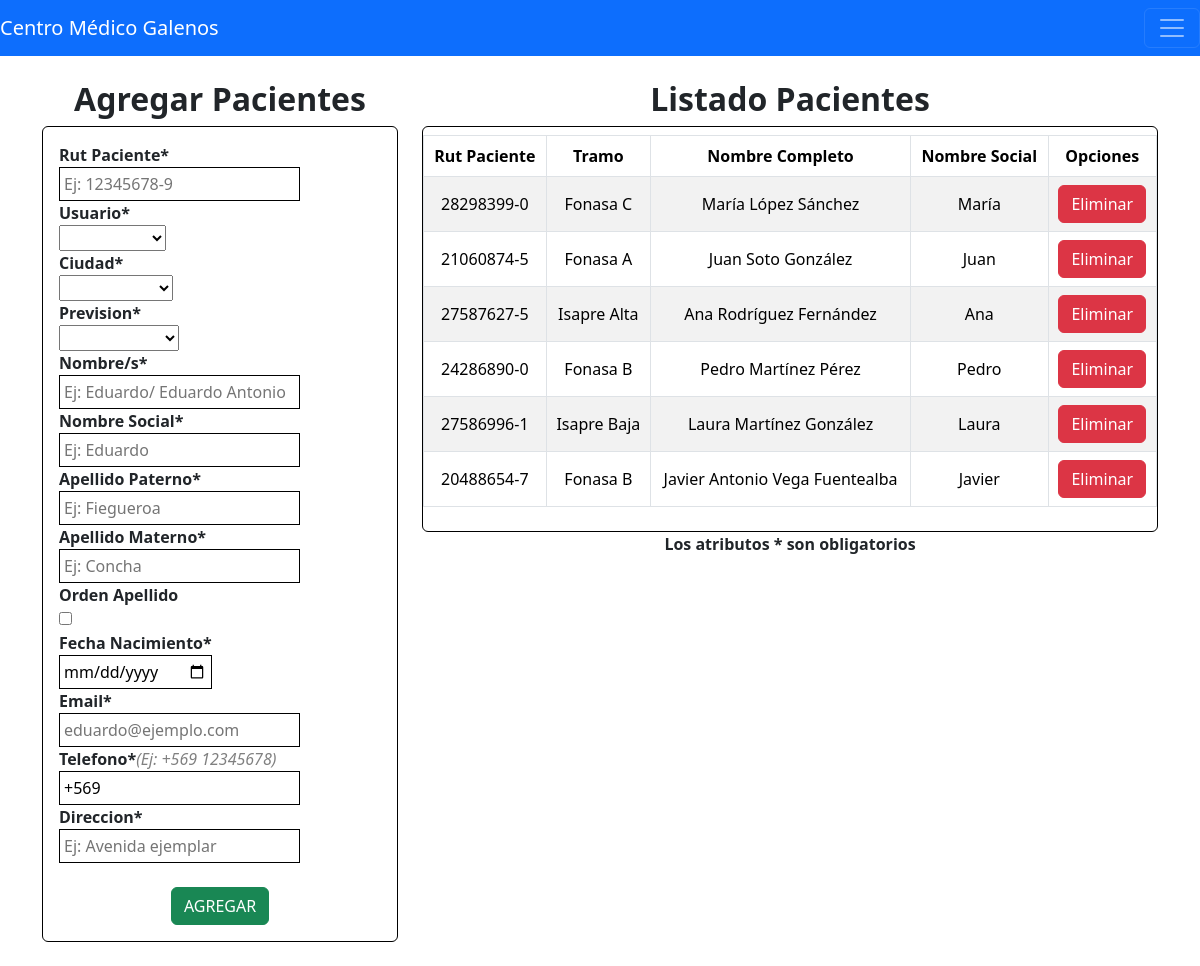
Page /Pacientes on the earlier database version.
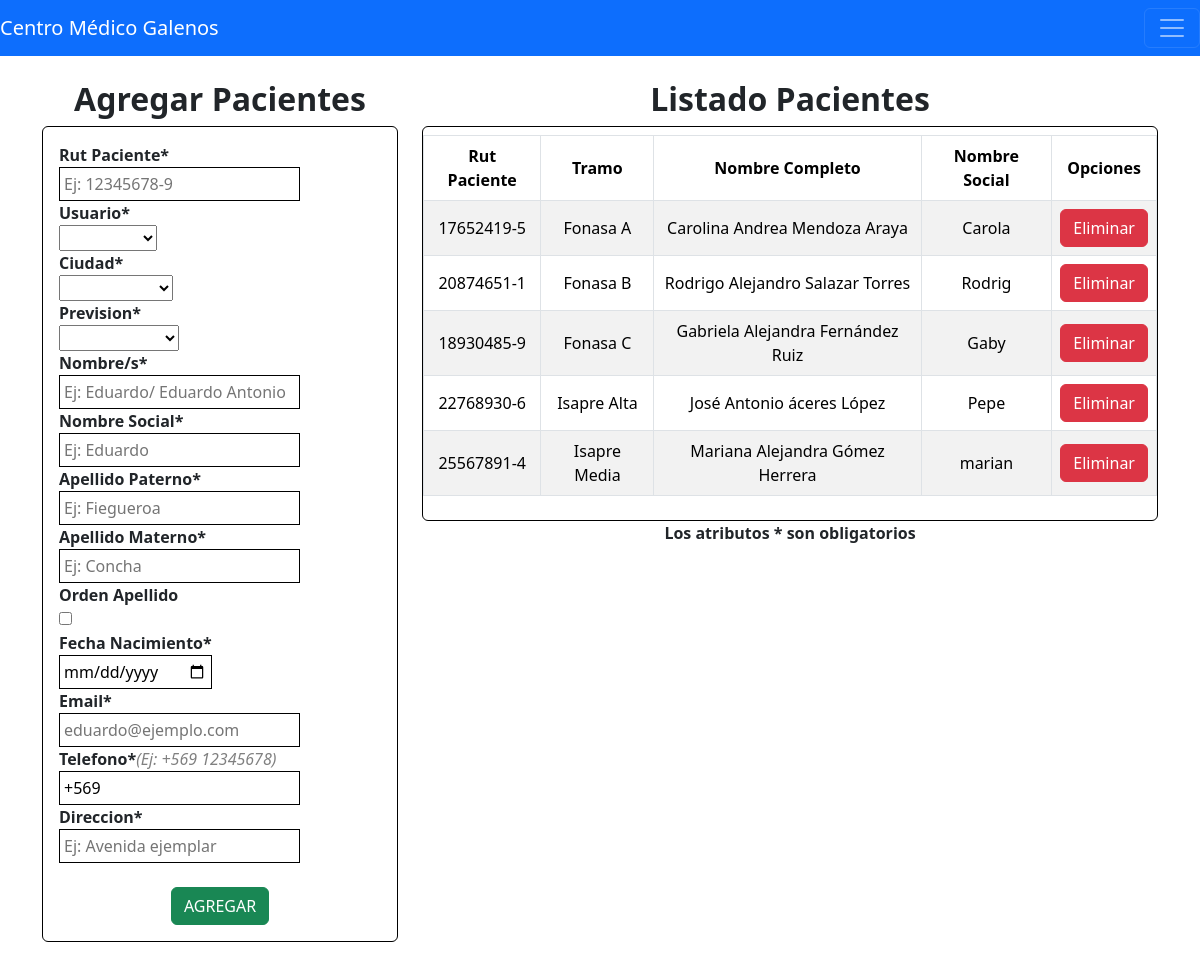
Same page on the later database version.
### app/models.py (models this page shows, shortened)
class Paciente(models.Model):
    RutPaciente = models.CharField(max_length=50, null=False)
    IdUsuario = models.ForeignKey(Usuario, on_delete=models.PROTECT, null=True)
    IdCiudad = models.ForeignKey(Ciudad, on_delete=models.PROTECT, null=False)
    IdPrevision = models.ForeignKey(Prevision, on_delete=models.PROTECT, null=False)
    Nombres = models.CharField(max_length=80, null=False)
    NombreSocial = models.CharField(max_length=50, null=False)
    ApellidoP = models.CharField(max_length=30, null=False)
    ApellidoM = models.CharField(max_length=30, null=False)
    OrdenApellido = models.BooleanField(null=False)
    FechaNac = models.DateField(null=False)
    Email = models.CharField(max_length=50, null=False)
    Telefono = models.CharField(max_length=20, null=False)
    Direccion = models.CharField(max_length=50, null=True)

class Prevision(models.Model):
    NombrePrevision = models.CharField(max_length=50, null=False)
    Cobertura = models.CharField(max_length=50, null=True)
    Tramo = models.CharField(max_length=50, null=True)
    def __str__(self):
        return str(self.NombrePrevision)

### app/views.py (the view)
# urls.py: path('Pacientes', pacientes, name = "Pacientes"),
def pacientes(request):
    pacientes1 = Paciente.objects.all()
    ciudades = Ciudad.objects.all()
    usuarios = Usuario.objects.all()
    previsiones = Prevision.objects.all()
    return render(request, 'app/Pacientes.html', {"Pacientes": pacientes1, "Ciudades": ciudades,
                  "Usuarios": usuarios, "Previsiones": previsiones})

### app/templates/app/Pacientes.html (shortened to what the changed rows need)
{% extends 'app/Index.html' %}
{% block contenido %}
<div class="row">
    <div class="col=sm=12 col-md-6 col-lg-4 col-xl-4">
        <h2 style="text-align: center;"><strong>Agregar Pacientes</strong></h2>
    </div>
    <div class="col=sm=12 col-md-6 col-lg-8 col-xl-8">
        <h2 style="text-align: center;"><strong>Listado Pacientes</strong></h2>
        <div class="card" style="border-color: black;">
            <div class="table-responsive py-2">
                <table class="table table-striped table-bordered">
                    <thead>
                        <tr>
                            <th>Rut Paciente</th>
                            <th>Tramo</th>
                            <th>Nombre Completo</th>
                            <th>Nombre Social</th>
                            <th>Opciones</th>
                        </tr>
                    </thead>
                    <tbody>
                        {% for p in Pacientes %}
                        <tr>
                            <td>{{p.RutPaciente}}</td>
                            <td>{{p.IdPrevision}}</td>
                            {% if p.OrdenApellido == False%}
                            <td>{{p.Nombres}} {{p.ApellidoP}} {{p.ApellidoM}}</td>
                            {% else %}
                            <td>{{p.Nombres}} {{p.ApellidoM}} {{p.ApellidoP}}</td>
                            {% endif %}
                            <td>{{p.NombreSocial}}</td>
                            <td><a href="#" onclick="eliminarPaciente({{p.id}})" class="btn btn-danger btn-block text-white">Eliminar</a></td>
                        </tr>
                        {% endfor %}
                    </tbody>
                </table>
            </div>
        </div>
    </div>
</div>
{% endblock %}

Differences in the rows shown:
removed Paciente: RutPaciente "28298399-0", IdPrevision "Fonasa C", Nombres "María", ApellidoP "López", ApellidoM "Sánchez", NombreSocial "María"
removed Paciente: RutPaciente "21060874-5", IdPrevision "Fonasa A", Nombres "Juan", ApellidoM "Soto", ApellidoP "González", NombreSocial "Juan"
removed Paciente: RutPaciente "27587627-5", IdPrevision "Isapre Alta", Nombres "Ana", ApellidoP "Rodríguez", ApellidoM "Fernández", NombreSocial "Ana"
removed Paciente: RutPaciente "24286890-0", IdPrevision "Fonasa B", Nombres "Pedro", ApellidoM "Martínez", ApellidoP "Pérez", NombreSocial "Pedro"
removed Paciente: RutPaciente "27586996-1", IdPrevision "Isapre Baja", Nombres "Laura", ApellidoP "Martínez", ApellidoM "González", NombreSocial "Laura"
removed Paciente: RutPaciente "20488654-7", IdPrevision "Fonasa B", Nombres "Javier Antonio", ApellidoP "Vega", ApellidoM "Fuentealba", NombreSocial "Javier"
added Paciente: RutPaciente "17652419-5", IdPrevision "Fonasa A", Nombres "Carolina Andrea", ApellidoP "Mendoza", ApellidoM "Araya", NombreSocial "Carola"
added Paciente: RutPaciente "20874651-1", IdPrevision "Fonasa B", Nombres "Rodrigo Alejandro", ApellidoM "Salazar", ApellidoP "Torres", NombreSocial "Rodrig"
added Paciente: RutPaciente "18930485-9", IdPrevision "Fonasa C", Nombres "Gabriela Alejandra", ApellidoM "Fernández", ApellidoP "Ruiz", NombreSocial "Gaby"
added Paciente: RutPaciente "22768930-6", IdPrevision "Isapre Alta", Nombres "José Antonio", ApellidoM "áceres", ApellidoP "López", NombreSocial "Pepe"
added Paciente: RutPaciente "25567891-4", IdPrevision "Isapre Media", Nombres "Mariana Alejandra", ApellidoP "Gómez", ApellidoM "Herrera", NombreSocial "marian"
